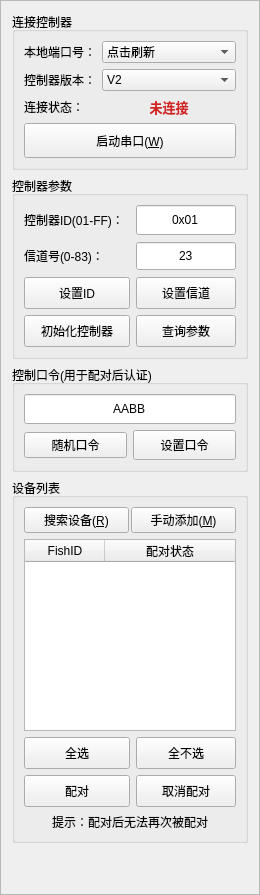
     <widget class="QFrame" name="frame_Sidebar">
      <property name="minimumSize">
       <size>
        <width>260</width>
        <height>0</height>
       </size>
      </property>
      <property name="maximumSize">
       <size>
        <width>260</width>
        <height>16777215</height>
       </size>
      </property>
      <property name="frameShape">
       <enum>QFrame::Shape::StyledPanel</enum>
      </property>
      <property name="frameShadow">
       <enum>QFrame::Shadow::Raised</enum>
      </property>
      <layout class="QVBoxLayout" name="verticalLayout_Side">
       <item>
        <widget class="QGroupBox" name="grp_Serial">
         <property name="title">
          <string>连接控制器</string>
         </property>
         <layout class="QFormLayout" name="formLayout_Serial">
          <item row="0" column="0">
           <widget class="QLabel" name="lbl_Port">
            <property name="text">
             <string>本地端口号：</string>
            </property>
           </widget>
          </item>
          <item row="0" column="1">
           <widget class="QComboBox" name="combo_Port">
            <item>
             <property name="text">
              <string>点击刷新</string>
             </property>
            </item>
           </widget>
          </item>
          <item row="1" column="0">
           <widget class="QLabel" name="lbl_CtrlVer">
            <property name="text">
             <string>控制器版本：</string>
            </property>
           </widget>
          </item>
          <item row="1" column="1">
           <widget class="QComboBox" name="comboBox">
            <item>
             <property name="text">
              <string>V2</string>
             </property>
            </item>
            <item>
             <property name="text">
              <string>V1</string>
             </property>
            </item>
           </widget>
          </item>
          <item row="2" column="0">
           <widget class="QLabel" name="lbl_CtrlLink">
            <property name="text">
             <string>连接状态：</string>
            </property>
           </widget>
          </item>
          <item row="2" column="1">
           <widget class="QLabel" name="lbl_CtrlLinkState">
            <property name="font">
             <font>
              <family>MS Shell Dlg 2</family>
              <pointsize>10</pointsize>
              <bold>true</bold>
             </font>
            </property>
            <property name="styleSheet">
             <string notr="true">color: rgb(210, 38, 38);</string>
            </property>
            <property name="text">
             <string>未连接</string>
            </property>
            <property name="alignment">
             <set>Qt::AlignmentFlag::AlignCenter</set>
            </property>
           </widget>
          </item>
          <item row="3" column="0" colspan="2">
           <widget class="QPushButton" name="btn_OpenSerial">
            <property name="minimumSize">
             <size>
              <width>0</width>
              <height>35</height>
             </size>
            </property>
            <property name="text">
             <string>启动串口(&amp;W)</string>
            </property>
            <property name="checkable">
             <bool>true</bool>
            </property>
           </widget>
          </item>
         </layout>
        </widget>
       </item>
       <item>
        <widget class="QGroupBox" name="grp_Controller">
         <property name="minimumSize">
          <size>
           <width>0</width>
           <height>0</height>
          </size>
         </property>
         <property name="title">
          <string>控制器参数</string>
         </property>
         <layout class="QGridLayout" name="gridLayout_3">
          <item row="0" column="0">
           <widget class="QLabel" name="lbl_CtrlID">
            <property name="text">
             <string>控制器ID(01-FF)：</string>
            </property>
           </widget>
          </item>
          <item row="0" column="1">
           <widget class="QLineEdit" name="lbl_CtrlID_Val">
            <property name="minimumSize">
             <size>
              <width>90</width>
              <height>30</height>
             </size>
            </property>
            <property name="maximumSize">
             <size>
              <width>16777215</width>
              <height>30</height>
             </size>
            </property>
            <property name="toolTip">
             <string>格式：0x + 4位HEX（如 0x00AF）</string>
            </property>
            <property name="text">
             <string>0x01</string>
            </property>
            <property name="alignment">
             <set>Qt::AlignmentFlag::AlignCenter</set>
            </property>
           </widget>
          </item>
          <item row="1" column="0">
           <widget class="QLabel" name="lbl_CtrlCh">
            <property name="text">
             <string>信道号(0-83)：</string>
            </property>
           </widget>
          </item>
          <item row="1" column="1">
           <widget class="QSpinBox" name="spin_CtrlCh">
            <property name="sizePolicy">
             <sizepolicy hsizetype="Minimum" vsizetype="Fixed">
              <horstretch>0</horstretch>
              <verstretch>0</verstretch>
             </sizepolicy>
            </property>
            <property name="minimumSize">
             <size>
              <width>55</width>
              <height>30</height>
             </size>
            </property>
            <property name="alignment">
             <set>Qt::AlignmentFlag::AlignCenter</set>
            </property>
            <property name="buttonSymbols">
             <enum>QAbstractSpinBox::ButtonSymbols::NoButtons</enum>
            </property>
            <property name="maximum">
             <number>83</number>
            </property>
            <property name="value">
             <number>23</number>
            </property>
           </widget>
          </item>
          <item row="2" column="0">
           <widget class="QPushButton" name="btn_SetCtrlID">
            <property name="minimumSize">
             <size>
              <width>0</width>
              <height>32</height>
             </size>
            </property>
            <property name="text">
             <string>设置ID</string>
            </property>
           </widget>
          </item>
          <item row="2" column="1">
           <widget class="QPushButton" name="btn_SetCtrlCh">
            <property name="minimumSize">
             <size>
              <width>0</width>
              <height>32</height>
             </size>
            </property>
            <property name="text">
             <string>设置信道</string>
            </property>
           </widget>
          </item>
          <item row="3" column="0">
           <widget class="QPushButton" name="btn_InitCtrl">
            <property name="minimumSize">
             <size>
              <width>106</width>
              <height>32</height>
             </size>
            </property>
            <property name="text">
             <string>初始化控制器</string>
            </property>
           </widget>
          </item>
          <item row="3" column="1">
           <widget class="QPushButton" name="btn_QueryCtrl">
            <property name="minimumSize">
             <size>
              <width>0</width>
              <height>32</height>
             </size>
            </property>
            <property name="text">
             <string>查询参数</string>
            </property>
           </widget>
          </item>
         </layout>
        </widget>
       </item>
       <item>
        <widget class="QGroupBox" name="groupBox_SecondPWD">
         <property name="title">
          <string>控制口令(用于配对后认证)</string>
         </property>
         <layout class="QVBoxLayout" name="verticalLayout_6">
          <item>
           <widget class="QLineEdit" name="lineEdit_SecondPWD">
            <property name="sizePolicy">
             <sizepolicy hsizetype="Preferred" vsizetype="Fixed">
              <horstretch>0</horstretch>
              <verstretch>0</verstretch>
             </sizepolicy>
            </property>
            <property name="minimumSize">
             <size>
              <width>0</width>
              <height>30</height>
             </size>
            </property>
            <property name="text">
             <string>AABB</string>
            </property>
            <property name="alignment">
             <set>Qt::AlignmentFlag::AlignCenter</set>
            </property>
           </widget>
          </item>
          <item>
           <layout class="QHBoxLayout" name="horizontalLayout">
            <item>
             <widget class="QPushButton" name="pushButton_SecondPWD_random">
              <property name="text">
               <string>随机口令</string>
              </property>
             </widget>
            </item>
            <item>
             <widget class="QPushButton" name="pushButton_SecondPWD_set">
              <property name="minimumSize">
               <size>
                <width>0</width>
                <height>30</height>
               </size>
              </property>
              <property name="text">
               <string>设置口令</string>
              </property>
             </widget>
            </item>
           </layout>
          </item>
         </layout>
        </widget>
       </item>
       <item>
        <widget class="QGroupBox" name="grp_Devices">
         <property name="minimumSize">
          <size>
           <width>0</width>
           <height>0</height>
          </size>
         </property>
         <property name="title">
          <string>设备列表</string>
         </property>
         <layout class="QVBoxLayout" name="verticalLayout">
          <item>
           <layout class="QHBoxLayout" name="horizontalLayout_DevBtns">
            <property name="spacing">
             <number>2</number>
            </property>
            <item>
             <widget class="QPushButton" name="btn_Search">
              <property name="text">
               <string>搜索设备(&amp;R)</string>
              </property>
             </widget>
            </item>
            <item>
             <widget class="QPushButton" name="btn_AddDevManual">
              <property name="text">
               <string>手动添加(&amp;M)</string>
              </property>
             </widget>
            </item>
           </layout>
          </item>
          <item>
           <widget class="QTableWidget" name="table_Devices">
            <property name="styleSheet">
             <string notr="true">QTableWidget::item { text-align: center; }</string>
            </property>
            <property name="horizontalScrollBarPolicy">
             <enum>Qt::ScrollBarPolicy::ScrollBarAlwaysOff</enum>
            </property>
            <property name="editTriggers">
             <set>QAbstractItemView::EditTrigger::NoEditTriggers</set>
            </property>
            <property name="selectionMode">
             <enum>QAbstractItemView::SelectionMode::SingleSelection</enum>
            </property>
            <property name="selectionBehavior">
             <enum>QAbstractItemView::SelectionBehavior::SelectRows</enum>
            </property>
            <property name="showGrid">
             <bool>true</bool>
            </property>
            <property name="columnCount">
             <number>2</number>
            </property>
            <attribute name="horizontalHeaderVisible">
             <bool>true</bool>
            </attribute>
            <attribute name="horizontalHeaderDefaultSectionSize">
             <number>80</number>
            </attribute>
            <attribute name="horizontalHeaderStretchLastSection">
             <bool>true</bool>
            </attribute>
            <attribute name="verticalHeaderVisible">
             <bool>false</bool>
            </attribute>
            <column>
             <property name="text">
              <string>FishID</string>
             </property>
            </column>
            <column>
             <property name="text">
              <string>配对状态</string>
             </property>
            </column>
           </widget>
          </item>
          <item>
           <layout class="QFormLayout" name="formLayout_2">
            <item row="0" column="0">
             <widget class="QPushButton" name="btn_SelectAll">
              <property name="sizePolicy">
               <sizepolicy hsizetype="Fixed" vsizetype="Fixed">
                <horstretch>0</horstretch>
                <verstretch>0</verstretch>
               </sizepolicy>
              </property>
              <property name="minimumSize">
               <size>
                <width>106</width>
                <height>32</height>
               </size>
              </property>
              <property name="text">
               <string>全选</string>
              </property>
             </widget>
            </item>
            <item row="0" column="1">
             <widget class="QPushButton" name="btn_SelectNone">
              <property name="minimumSize">
               <size>
                <width>0</width>
                <height>32</height>
               </size>
              </property>
              <property name="text">
               <string>全不选</string>
              </property>
             </widget>
            </item>
            <item row="1" column="0">
             <widget class="QPushButton" name="btn_SelectNone_2">
              <property name="sizePolicy">
               <sizepolicy hsizetype="Fixed" vsizetype="Fixed">
                <horstretch>0</horstretch>
                <verstretch>0</verstretch>
               </sizepolicy>
              </property>
              <property name="minimumSize">
               <size>
                <width>106</width>
                <height>32</height>
               </size>
              </property>
              <property name="text">
               <string>配对</string>
              </property>
             </widget>
            </item>
            <item row="1" column="1">
             <widget class="QPushButton" name="btn_SelectNone_3">
              <property name="minimumSize">
               <size>
                <width>0</width>
                <height>32</height>
               </size>
              </property>
              <property name="text">
               <string>取消配对</string>
              </property>
             </widget>
            </item>
           </layout>
          </item>
          <item>
           <widget class="QLabel" name="label">
            <property name="text">
             <string>提示：配对后无法再次被配对</string>
            </property>
            <property name="alignment">
             <set>Qt::AlignmentFlag::AlignCenter</set>
            </property>
           </widget>
          </item>
         </layout>
        </widget>
       </item>
       <item>
        <spacer name="verticalSpacer_Side">
         <property name="orientation">
          <enum>Qt::Orientation::Vertical</enum>
         </property>
         <property name="sizeHint" stdset="0">
          <size>
           <width>20</width>
           <height>40</height>
          </size>
         </property>
        </spacer>
       </item>
      </layout>
     </widget>
